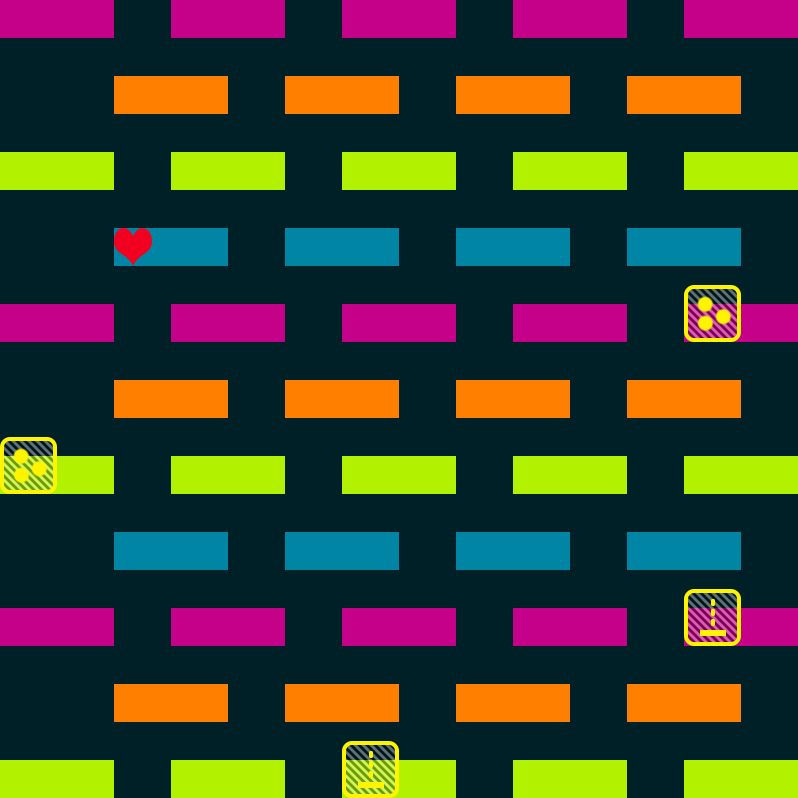

This is a level from a 2D game, rendered from its Tiled map with the project's own tilesets. A one-line summary and the map file follow, with tile-layer data summarised:
An orthogonal 14x42 tile map with 57x19 px tiles, 2 tile layers (Bricks, Powerups), 3 tilesets.

<map version="1.0" orientation="orthogonal" renderorder="left-up" width="14" height="42" tilewidth="57" tileheight="19" backgroundcolor="#002028" nextobjectid="10">
 <properties>
  <property name="FinalBallSpeedPercentageIncrease" type="int" value="25" />
 </properties>
 <tileset firstgid="1" name="Bricks" tilewidth="114" tileheight="38" tilecount="18" columns="0">
  <tile id="0">
   <properties>
    <property name="HitsToDestroy" type="int" value="1" />
   </properties>
   <image width="114" height="38" source="../../../../SourceImages/Game/Brick-A1.png" />
  </tile>
  <tile id="1">
   <properties>
    <property name="HitsToDestroy" type="int" value="2" />
   </properties>
   <image width="114" height="38" source="../../../../SourceImages/Game/Brick-A2.png" />
  </tile>
  <tile id="2">
   <properties>
    <property name="HitsToDestroy" type="int" value="1" />
   </properties>
   <image width="114" height="38" source="../../../../SourceImages/Game/Brick-B1.png" />
  </tile>
  <tile id="3">
   <properties>
    <property name="HitsToDestroy" type="int" value="2" />
   </properties>
   <image width="114" height="38" source="../../../../SourceImages/Game/Brick-B2.png" />
  </tile>
  <tile id="4">
   <properties>
    <property name="HitsToDestroy" type="int" value="1" />
   </properties>
   <image width="114" height="38" source="../../../../SourceImages/Game/Brick-C1.png" />
  </tile>
  <tile id="5">
   <properties>
    <property name="HitsToDestroy" type="int" value="2" />
   </properties>
   <image width="114" height="38" source="../../../../SourceImages/Game/Brick-C2.png" />
  </tile>
  <tile id="6">
   <properties>
    <property name="HitsToDestroy" type="int" value="1" />
   </properties>
   <image width="114" height="38" source="../../../../SourceImages/Game/Brick-D1.png" />
  </tile>
  <tile id="7">
   <properties>
    <property name="HitsToDestroy" type="int" value="2" />
   </properties>
   <image width="114" height="38" source="../../../../SourceImages/Game/Brick-D2.png" />
  </tile>
  <tile id="8">
   <properties>
    <property name="HitsToDestroy" type="int" value="-1" />
   </properties>
   <image width="114" height="38" source="../../../../SourceImages/Game/Brick-E1.png" />
  </tile>
  <tile id="9">
   <properties>
    <property name="HitsToDestroy" type="int" value="1" />
   </properties>
   <image width="57" height="19" source="../../../../SourceImages/Game/SmallBrick-A1.png" />
  </tile>
  <tile id="10">
   <properties>
    <property name="HitsToDestroy" type="int" value="2" />
   </properties>
   <image width="57" height="19" source="../../../../SourceImages/Game/SmallBrick-A2.png" />
  </tile>
  <tile id="11">
   <properties>
    <property name="HitsToDestroy" type="int" value="1" />
   </properties>
   <image width="57" height="19" source="../../../../SourceImages/Game/SmallBrick-B1.png" />
  </tile>
  <tile id="12">
   <properties>
    <property name="HitsToDestroy" type="int" value="2" />
   </properties>
   <image width="57" height="19" source="../../../../SourceImages/Game/SmallBrick-B2.png" />
  </tile>
  <tile id="14">
   <properties>
    <property name="HitsToDestroy" type="int" value="1" />
   </properties>
   <image width="57" height="19" source="../../../../SourceImages/Game/SmallBrick-C1.png" />
  </tile>
  <tile id="15">
   <properties>
    <property name="HitsToDestroy" type="int" value="2" />
   </properties>
   <image width="57" height="19" source="../../../../SourceImages/Game/SmallBrick-C2.png" />
  </tile>
  <tile id="16">
   <properties>
    <property name="HitsToDestroy" type="int" value="1" />
   </properties>
   <image width="57" height="19" source="../../../../SourceImages/Game/SmallBrick-D1.png" />
  </tile>
  <tile id="17">
   <properties>
    <property name="HitsToDestroy" type="int" value="2" />
   </properties>
   <image width="57" height="19" source="../../../../SourceImages/Game/SmallBrick-D2.png" />
  </tile>
  <tile id="18">
   <properties>
    <property name="HitsToDestroy" type="int" value="-1" />
   </properties>
   <image width="57" height="19" source="../../../../SourceImages/Game/SmallBrick-E1.png" />
  </tile>
 </tileset>
 <tileset firstgid="20" name="Powerups" tilewidth="57" tileheight="57" tilecount="6" columns="0">
  <tile id="0">
   <properties>
    <property name="PowerupType" type="int" value="3" />
   </properties>
   <image width="57" height="57" source="../../../../SourceImages/Game/PowerupFireball.png" />
  </tile>
  <tile id="1">
   <properties>
    <property name="PowerupType" type="int" value="1" />
   </properties>
   <image width="57" height="57" source="../../../../SourceImages/Game/PowerupLargerPaddle.png" />
  </tile>
  <tile id="2">
   <properties>
    <property name="PowerupType" type="int" value="2" />
   </properties>
   <image width="57" height="57" source="../../../../SourceImages/Game/PowerupMultiBall.png" />
  </tile>
  <tile id="3">
   <properties>
    <property name="PowerupType" type="int" value="4" />
   </properties>
   <image width="57" height="57" source="../../../../SourceImages/Game/PowerupBullets.png" />
  </tile>
  <tile id="4">
   <properties>
    <property name="PowerupType" type="int" value="5" />
   </properties>
   <image width="57" height="57" source="../../../../SourceImages/Game/PowerupRockets.png" />
  </tile>
  <tile id="5">
   <properties>
    <property name="PowerupType" type="int" value="6" />
   </properties>
   <image width="38" height="38" source="../../../../SourceImages/Game/LifeUp.png" />
  </tile>
 </tileset>
 <tileset firstgid="26" name="Wormholes" tilewidth="114" tileheight="110" tilecount="1" columns="0">
  <tile id="1">
   <properties>
    <property name="WorkholeType" type="int" value="2" />
   </properties>
   <image width="57" height="57" source="../../../../SourceImages/Game/WormholeOut.png" />
  </tile>
 </tileset>
 <layer name="Bricks" width="14" height="42">
  <data>[588 cells, 50 non-empty, 4 distinct tile ids]</data>
 </layer>
 <layer name="Powerups" width="14" height="42">
  <data>[588 cells, 5 non-empty, 3 distinct tile ids]</data>
 </layer>
</map>
